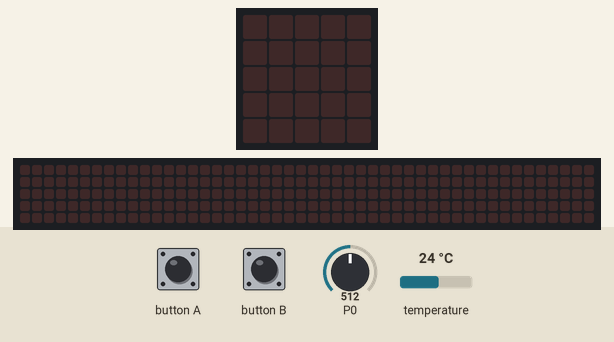
Simulated run of this program. Board: BBC micro:bit (MakeCode). Parts: the board's 5×5 LED display, a strip that is not on the board, showing the scrolling text unrolled. The test bench sets the inputs (shaded band); at power-on: temperature 24 °C, P0 = 512 (analog values on the 0–1023 scale). The 48×5 strip is a reading aid, not a part: it shows the text the display is scrolling, unrolled, one strip-width of it at a time.

Above: at 1.2 s.
1.3 s: button A pressed for 0.15 s
At 4.2 s:
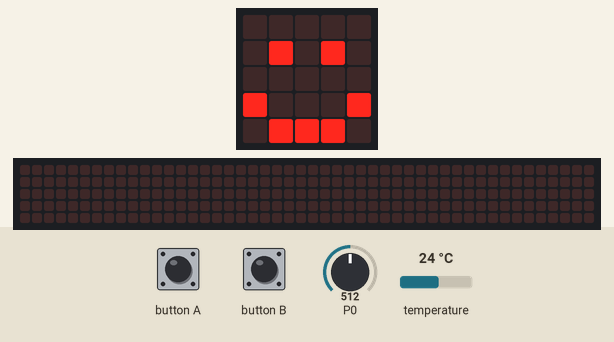
4.3 s: button B pressed for 0.15 s
At 4.82 s:
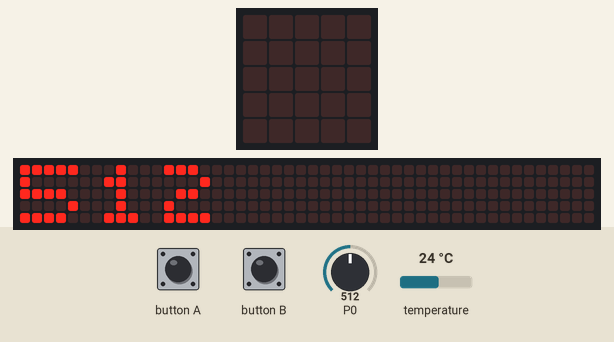
7.4 s: button A pressed for 0.15 s
At 9.02 s:
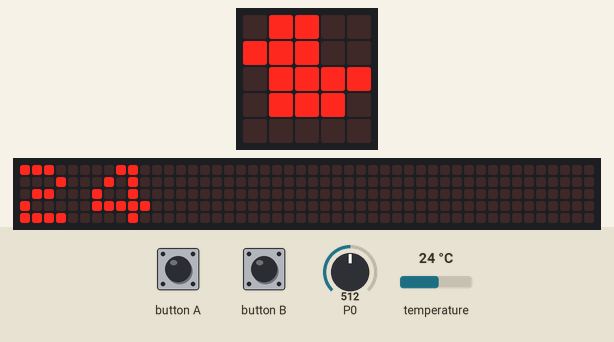
10.5 s: temperature set to 33 °C
At 12.1 s:
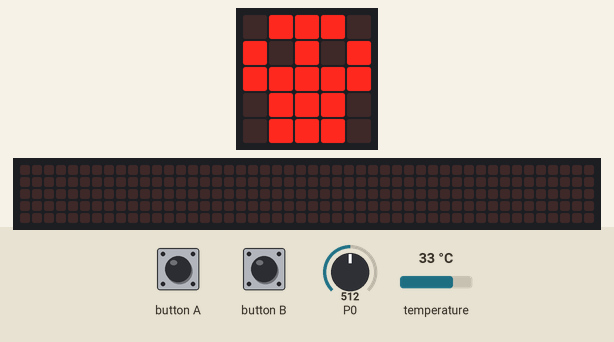
Timing chart, 0 to 13.6 s (numbered marks = the images above; inputs shaded):
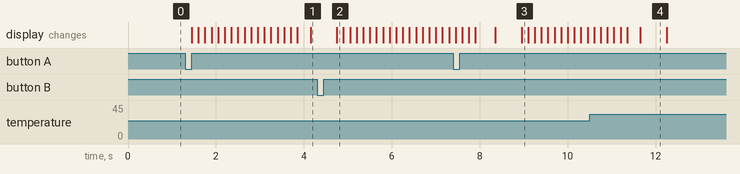

Measured:
- after the input at 1.3 s, the display: first changes after 0.15 s (image 1 shows a later state)
- after the input at 4.3 s, the display: changes after 0.45 s (image 2)
- after the input at 7.4 s, the display: first differs from a run without the input after 1.6 s (image 3)
- after the input at 10.5 s, the display: first differs from a run without the input after 1.2 s (image 4)
- what the display in image 4 shows lasts 0.6 s, from 11.7 s to 12.3 s

The program:

main.ts
```typescript
input.onButtonPressed(Button.A, function () {
    basic.showNumber(input.temperature())
    if (input.temperature() >= 8 && input.temperature() <= 30) {
        basic.showIcon(IconNames.Happy)
        basic.clearScreen()
    } else {
        basic.showIcon(IconNames.Skull)
        basic.clearScreen()
    }
})
input.onButtonPressed(Button.B, function () {
    basic.showNumber(pins.analogReadPin(AnalogPin.P0))
    if (pins.analogReadPin(AnalogPin.P0) >= 200 && pins.analogReadPin(AnalogPin.P0) <= 600) {
        basic.showIcon(IconNames.Duck)
    } else {
        basic.showIcon(IconNames.No)
    }
})
```

test.ts
```typescript
// aquí va el archivo "tests"; esto no se compilará cuando este paquete se utilice como una extensión.
```
